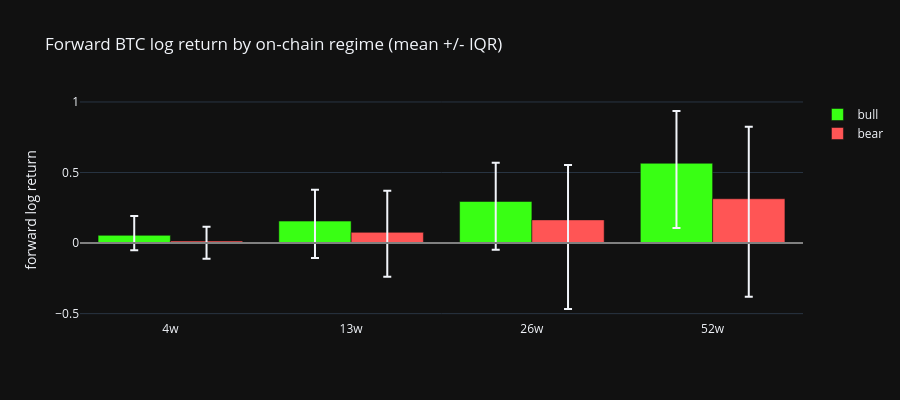

Notebook cell for this chart:
### Code cell
bt = pl.DataFrame(bt_rows)
fig2 = go.Figure()
for label, color in [("bull", "#39ff14"), ("bear", "#ff5555")]:
    sub = bt.filter(pl.col("regime") == label).sort("horizon")
    rows = sub.to_dicts()
    fig2.add_trace(go.Bar(
        x=[f"{r['horizon']}w" for r in rows], y=[r["mean"] for r in rows],
        name=label, marker_color=color,
        error_y=dict(type="data",
                     array=[r["p75"] - r["mean"] for r in rows],
                     arrayminus=[r["mean"] - r["p25"] for r in rows]),
    ))
fig2.add_hline(y=0, line_color="gray")
fig2.update_layout(
    title="Forward BTC log return by on-chain regime (mean +/- IQR)",
    template="plotly_dark", barmode="group", height=400,
    yaxis_title="forward log return",
)
fig2.show()

### Figure 1 — Plotly figure (JSON) as saved in the notebook; plotly's stock layout.template omitted (floating-point values rounded to 4 significant figures)
{"data": [{"error_y": {"array": [0.1364, 0.2224, 0.2745, 0.3705], "arrayminus": [0.1061, 0.2616, 0.3428, 0.458], "type": "data"}, "marker": {"color": "#39ff14"}, "name": "bull", "type": "bar", "x": ["4w", "13w", "26w", "52w"], "y": [0.05475, 0.1557, 0.2948, 0.5655]}, {"error_y": {"array": [0.1009, 0.2942, 0.3895, 0.511], "arrayminus": [0.1255, 0.3137, 0.6316, 0.6943], "type": "data"}, "marker": {"color": "#ff5555"}, "name": "bear", "type": "bar", "x": ["4w", "13w", "26w", "52w"], "y": [0.01443, 0.07596, 0.1644, 0.314]}], "layout": {"barmode": "group", "height": 400, "shapes": [{"line": {"color": "gray"}, "type": "line", "x0": 0, "x1": 1, "xref": "x domain", "y0": 0, "y1": 0, "yref": "y"}], "title": {"text": "Forward BTC log return by on-chain regime (mean +/- IQR)"}, "yaxis": {"title": {"text": "forward log return"}}}}
